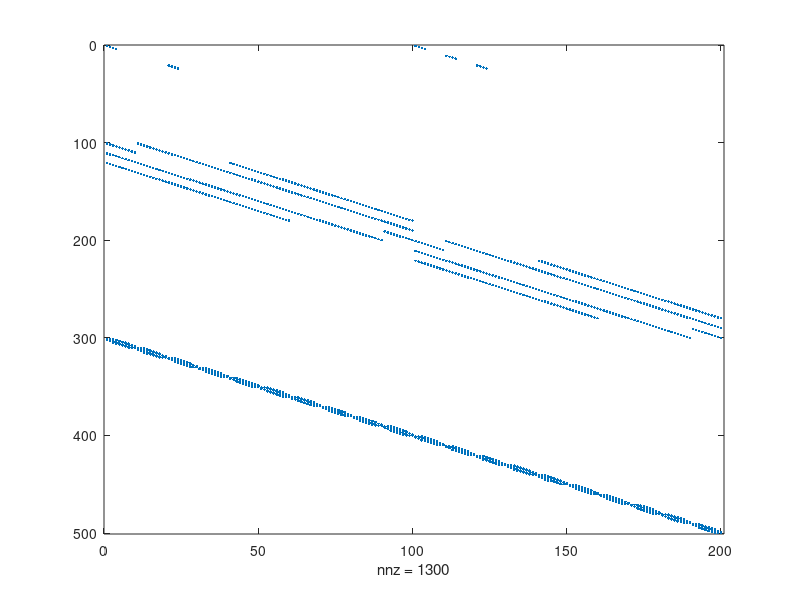

Here is the MATLAB script that generated this plot: (Note: this script raises an error after producing the figure.)
 H = 10;
 W = 10;
l1 = 5; 
l2 = 2;
% 
I1 = zeros(H,W);
I2 = zeros(H,W);
I1(2,3) = 200;
I1(2,2) = 200;
I1(3,3) = 200;
I1(3,2) = 200;

I2(4,3) = 200;
I2(4,2) = 200;
I2(3,3) = 200;
I2(3,2) = 200;


ix = conv2(I1,0.25* [-1 1; -1 1],'same') + conv2(I2, 0.25*[-1 1; -1 1],'same');
iy = conv2(I1, 0.25*[-1 -1; 1 1], 'same') + conv2(I2, 0.25*[-1 -1; 1 1], 'same');
ft = conv2(I1, 0.25*ones(2),'same') + conv2(I2, -0.25*ones(2),'same');
    



E0 = sparse(1:W,1:W,horzcat(-1/2,zeros(1,W-2),1/2),W,W);
E1 = sparse(2:W,1:W-1,horzcat([1/2,1/2],1/8*ones(1,W-4),1/2),W,W);
E2 = sparse(2:W,1:W-1,horzcat([1/2],1/8*ones(1,W-4),[1/2,1/2]),W,W);
E3 = sparse(3:W,1:W-2,horzcat([0,0],1/12*ones(1,W-4)),W,W);
E4 = sparse(3:W,1:W-2,horzcat(1/12*ones(1,W-4),[0,0]),W,W);

DW = E0+E1-E2'-E3+E4';


E0 = sparse(1:H,1:H,horzcat(1/2,zeros(1,H-2),-1/2),H,H);
E1 = sparse(2:H,1:H-1,horzcat(1/2,1/8*ones(1,H-4),1/2,1/2),H,H);
E2 = sparse(2:H,1:H-1,horzcat([1/2,1/2],1/8*ones(1,H-4),1/2),H,H);
E3 = sparse(3:H,1:H-2,horzcat([0,0],1/12*ones(1,H-4)),H,H);
E4 = sparse(3:H,1:H-2,horzcat(1/12*ones(1,H-4),[0,0]),H,H);

DH= E0+E1-E2'+E3'-E4;


A6D = zeros(H,W,l1,H,W,l2);

for i = 1:H
    for j = 1:W
        A6D(i,j,1,i,j,1) = ix(i,j);
        A6D(i,j,1,i,j,2) = iy(i,j);
        for k = 1:W
             A6D(i,j,2,i,k,1) = DW(k,j);
            A6D(i,j,3,i,k,2) = DW(k,j);
        end
        for k = 1:H
             A6D(i,j,4,k,j,1) = DH(k,i);
             A6D(i,j,5,k,j,2) = DH(k,i);
        end
    end
end

B = zeros(W,H,5);
B(:,:,1) = ft';
B0 = sparse(reshape(B,W*H*5,1));

A = sparse(reshape(A6D,[l1*H*W,l2*H*W]));

spy(A);
AOrt  = null(full(A)');
 
B = ft';
A1 = horzcat(AOrt',-1*AOrt');
bw = AOrt' * B0;
Asp = sparse(A1);
w0 = linprog([],[],[],Asp,bw,zeros(H*W*5),[]);

Im = eye(H*W*5);
bw0 = horzcat(Im,(-1)*Im) * w0 - B0;
x0 = mldivide(A, bw0);
x =reshape(x0, W, H, 2);
imwrite(uint8(flowToColor(x)), 'flow.bmp'); 

